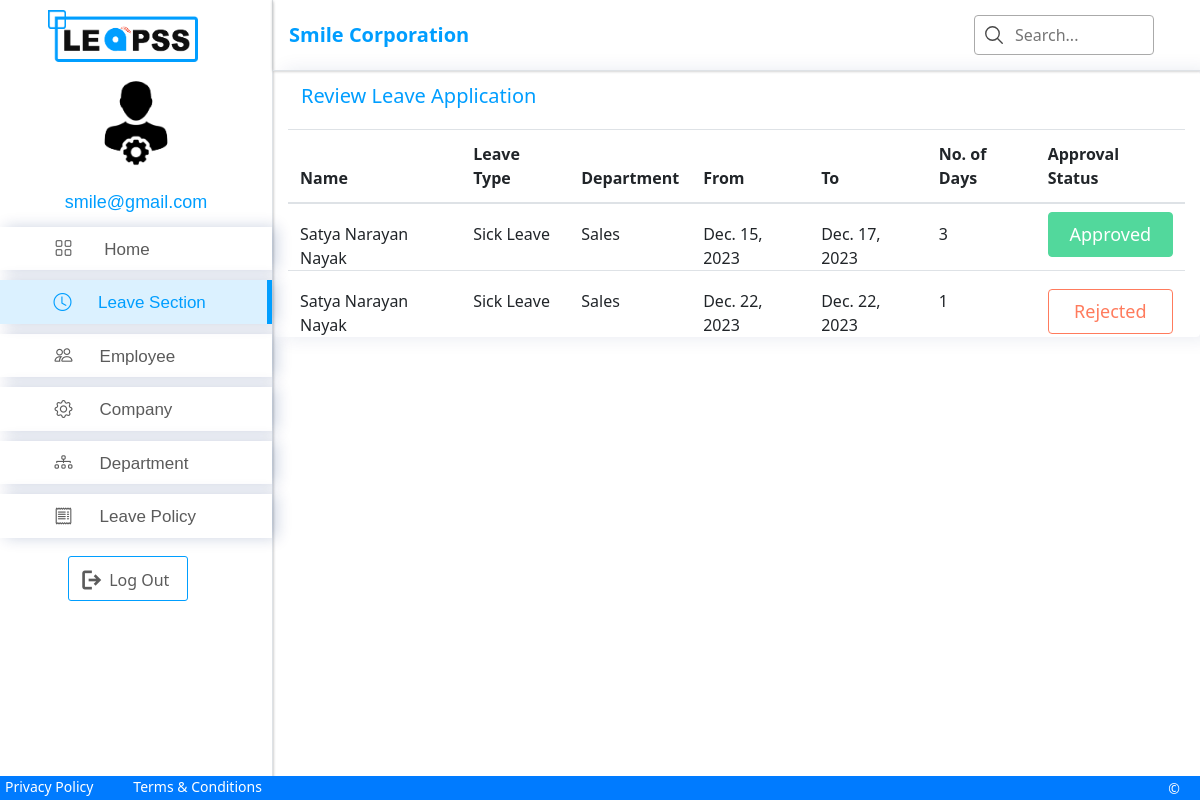
Screenshot of /leaveApplicationDetails (signed in) with the database file from the repository.
### app/models.py (models this page shows, shortened)
class Company(models.Model):
    name = models.CharField(max_length=500)
    email = models.EmailField(max_length=500,unique=True)
    website = models.CharField(max_length=500)
    telephone = models.CharField(max_length=500)
    telephone1 = models.CharField(max_length=500, blank=True, null=True)
    telephone2 = models.CharField(max_length=500, blank=True, null=True)
    address = models.CharField(max_length=500)
    pincode = models.CharField(max_length=500)
    city = models.CharField(max_length=500)
    state = models.CharField(max_length=500)
    country = models.CharField(max_length=500)
    username = models.CharField(max_length=500,unique=True,default='admin')
    password = models.CharField(max_length=500, default='12345678')
    setup_completed = models.BooleanField(default=True)
    creation_date = models.DateField(auto_now=True)

class LeaveApplication(models.Model):
    user = models.ForeignKey(User, on_delete=models.CASCADE)
    apply_on = models.DateField(auto_now=True)
    category = models.ForeignKey(Leave, on_delete=models.CASCADE)
    date_from = models.DateField()
    date_to = models.DateField()
    reason = models.CharField(max_length=250, blank=True)
    leave_count = models.IntegerField(null=True, blank=True)
    level0_reject = models.BooleanField(default=False)
    level0_approve = models.BooleanField(default=False)
    level0_comm =  models.CharField(max_length=100, blank=True)
    level1_reject = models.BooleanField(default=False)
    level1_approve = models.BooleanField(default=False)
    level1_comm =  models.CharField(max_length=100, blank=True)
    level2_reject = models.BooleanField(default=False)
    level2_approve = models.BooleanField(default=False)
    level2_comm =  models.CharField(max_length=100, blank=True)
    status_reject = models.BooleanField(default=False)
    status_approve = models.BooleanField(default=False)

class Employee(models.Model):
    user = models.OneToOneField(User, on_delete=models.CASCADE)
    com_id = models.ForeignKey(Company, on_delete=models.CASCADE)
    emp_id = models.CharField(max_length=200,unique=True)
    name = models.CharField(max_length=200)
    company_contact = models.CharField(max_length=100,null=True,blank=True)
    personal_contact = models.CharField(max_length=100)
    present_address = models.CharField(max_length=100,null=True,blank=True)
    permanent_address = models.CharField(max_length=100,null=True,blank=True)
    dob = models.DateField()
    doj = models.DateField()
    gender = models.CharField(max_length=20)
    email = models.EmailField(max_length=70,null=True,blank=True)
    office_email = models.EmailField(max_length=70)
    image = models.ImageField(upload_to='images/', default='user.png')
    status = models.BooleanField(default=True)
    designation = models.CharField(max_length=200)
    level = models.CharField(max_length=100)
    department = models.ForeignKey(Department, on_delete=models.CASCADE)
    reporting = models.ForeignKey("self", null=True, blank=True, on_delete=models.CASCADE)
    deactivate = models.CharField(max_length=5000, null=True, blank=True)
    activate = models.CharField(max_length=5000, null=True, blank=True)

class Leave(models.Model):
    com_id = models.ForeignKey(Company, on_delete=models.CASCADE, default=1)
    name = models.CharField(max_length=200)
    days = models.IntegerField()
    def __str__(self):
        return self.name

class Department(models.Model):
    com_id = models.ForeignKey(Company, on_delete=models.CASCADE)
    dep_code = models.CharField(max_length=50)
    department = models.CharField(max_length=100)
    def __str__(self):
        return self.department

### app/views.py (the view)
# urls.py: path('leaveApplicationDetails', leaveApplicationDetails, name='leaveApplicationDetails'),
@login_required(login_url='adminLogin')
@user_passes_test(lambda u: is_admin(u) or is_hr(u))
def leaveApplicationDetails(request):
    com = Company.objects.filter(username=request.user.username).first()
    if com is None:
        emp = Employee.objects.filter(email=request.user.username).first()
        com = Company.objects.filter(name=emp.com_id).first()
    emps = Employee.objects.filter(com_id=com)
    emp_emails = emps.values_list('email', flat=True)
    leave= LeaveApplication.objects.filter(level1_approve=True, user__username__in=emp_emails)
    context = {'leave':leave,'com':com}
    return render(request,'leaveApplicationDetails.html', context)

### app/views.py (called while the page is built)
def is_admin(user):
    return user.groups.filter(name='ADMIN').exists()

### app/templates/leaveApplicationDetails.html (shortened to what this page needs)
<!DOCTYPE html>
<html lang="en">
<head>
    {% load static %}
    <link href="{% static 'assets\css\admin.css' %}" rel="stylesheet">
    <link rel="stylesheet" href="{% static 'assets/css/approvalStatus.css'%}">
    <link rel="stylesheet" href="https://unpkg.com/aos@next/dist/aos.css" />
    <link rel="stylesheet" href="https://cdn.jsdelivr.net/npm/bootstrap@4.6.2/dist/css/bootstrap.min.css">
    <link href='https://unpkg.com/boxicons@2.1.4/css/boxicons.min.css' rel='stylesheet'>
    <link rel="stylesheet" href="https://use.fontawesome.com/releases/v5.0.10/css/all.css">
    <link rel="stylesheet" href="https://cdn.jsdelivr.net/npm/bootstrap-icons@1.10.2/font/bootstrap-icons.css">
</head>
<body id="body-pd">
    <div class="d-flex" id="wrapper">
        <div class="border-end bg-white border-right position-sticky header" id="sidebar-wrapper">
            <div class="justify-content-center">
                <div class="leapss"><img src="{% static 'assets/img/logo.png'%}" alt="">
                <button class="btn" id="sidebarClose">  </button></div>
            </div>
            <ul class="sidebar-nav " id="sidebar-nav">
                <li class="profile"data-bs-toggle="collapse">
                    <img src="{% static 'assets/img/user.png'%}" alt="" class="img-fluid rounded-circle">
                    <h6>{{user.username}}</h6>
                </li>
            </ul>
            <div class="list-group list-group-flush" style="list-style:none; margin-top: 3%;">
                <li ><a class="list-group-item " href="/adminDashboard"><i class="bi bi-grid" style="margin-left: 20%; font-size:18px;"></i><span></i> <span>Home</span></a></li>
                <li><a class="list-group-item active" href="/leaveApplicationDetails"> <i class="bi bi-clock" style="margin-left: 20%;font-size:18px; "></i><span></i><span>Leave Section</span></a></li>
                <li><a class="list-group-item " href="{% url 'activeEmployee' %}"><i class="bi bi-people" style="margin-left: 20%;font-size:18px;"></i><span></i><span>Employee</span></a></li>
                <li><a class="list-group-item " href="/companySetup"><i class="bi bi-gear"style="margin-left: 20%;font-size:18px;"></i><span></i><span>Company</span></a></li>
                <li><a class="list-group-item" href="{% url 'department' %}"><i class="bi bi-diagram-3"style="margin-left: 20%;font-size:18px;"></i><span></i><span>Department</span></a></li>
                <li><a class="list-group-item " href="/leavePolicySetting"><i class="bi bi-receipt"style="margin-left: 20%;font-size:18px;"></i><span></i><span>Leave Policy</span></a></li>
             </div>
             <div class="logout">
              <a class="nav-link"href="{% url 'logout' %}"><span class="material-symbols-outlined"style="padding:5%;font-weight: 600; position:relative;top:3px;">
                </span><span style="font-family: 'Segoe UI', sans-serif; position:relative;bottom:3px; ">Log Out</span></a>
            </div>
        </div>
        <div id="page-content-wrapper">
            <nav class="navbar navbar-expand-lg  align-items-center justify-content-between border-bottom">
                <div class="logo d-flex align-items-center">
                    <span style=width:200px;>{% if com is None %}Your Company Name{% else %}{{  com.name }}{% endif %}</span>
                </div>
                  <section class="container dashboard" style="box-shadow:none;">
                    <div class="col-md-4"style="padding-left:4%;">
                    <div class="input-group" style="float:inline-end ;margin-bottom: 4%;margin-top: 4%;" >
                    <div id="search-autocomplete" class="form-outline">
                        <form method="POST" autocomplete="off" id="search-form">
                            <div class="inputWithIcon">
                                <input id="search-input" class="search" type="search" placeholder="Search..." autofocus />
                                <ion-icon name="search-outline"></ion-icon>
                            </div>
                        </form>
                    </div>
                    </div>
                    </div>
                </section>
            </nav>
            <section class="section container bg-white rounded dashboard">
                <div class="row">
                    <div class="col-md-6"><h5 style="color: #009eff;padding: 3%;">Review Leave Application</h5></div>
                    <div class="col-md-2"></div>
                    </div>
                    <div class="table-responsive-md">
                        <table class="table"style=" overflow-x: hidden;">
                            <thead >
                              <tr>
                                <th scope="col">Name</th>
                                <th scope="col">Leave Type</th>
                                <th scope="col">Department</th>
                                <th scope="col">From</th>
                                <th scope="col">To</th>
                                <th scope="col">No. of Days</th>
                                <th scope="col">Approval Status</th>
                              </tr>
                            </thead>
                                <tbody style=" ">
                                    {% for l in leave %}
                                    <tr>
                                        <td>{{l.user.employee.name}}</td>
                                        <td>{{l.category}}</td>
                                        <td>{{l.user.employee.department}}</td>
                                        <td>{{l.date_from }}</td>
                                        <td>{{l.date_to }}</td>
                                        <td>{{l.leave_count }}</td>
                                        <td>
                                            {% if l.status_reject == False and l.status_approve == True %}
                                            <div class="approve" style="vertical-align: middle;">
                                              <a type="button" class="btn btn-primary btn-lg" href="{% url 'reviewEmployeeApplication' l.id %}">Approved</a>
                                            </div>
                                            {% elif l.status_reject == True and l.status_approve == False %}
                                            <div class="rejected" style="vertical-align: middle;">
                                              <a type="button" class="btn btn-primary btn-lg" href="{% url 'reviewEmployeeApplication' l.id %}">Rejected</a>
                                          </div>
                                            {% else %}
                                            <div class="review" style="vertical-align: middle;">
                                              <a type="button" class="btn btn-primary btn-lg " href="{% url 'reviewEmployeeApplication' l.id %}">Review</a>
                                          </div>
                                          {% endif %}
                                        </td>
                                    </tr>
                                {% empty %}
                                    <p class="empty"> No Leave Application</p>
                                {% endfor %}
                                </tbody>
                          </table>
                    </div>
            </section>
        </div>
    </div>
    <div class="d-flex justify-content-between privacy bg-primary">
        <div class="row">
            <a href="{% url 'privacyPolicy' %}">Privacy Policy</a>
            <a href="{% url 'termsAndConditions' %}">Terms & Conditions</a>
        </div>
        <div>
            <a href="{{ dic.com.website }}" target="_blank">&copy {{dic.com}}</a>
        </div>
      </div>
</body>
</html>

### app/static/assets/css/admin.css (style rules this page uses)
:root { --bs-body-bg: #fff; --main-color: #009eff; --bs-body-text-align: center; --border-color:#707070; }
*, *::before, *::after { box-sizing: border-box; font-family: 'Segoe UI', sans-serif; }
@media (prefers-reduced-motion: no-preference) { :root { scroll-behavior: smooth; } }
body { margin: 0; font-family: 'Segoe UI', sans-serif; font-size: var(--bs-body-font-size); font-weight: var(--bs-body-font-weight); line-height: var(--bs-body-line-height); -webkit-text-size-adjust: 100%; -webkit-tap-highlight-color: rgba(0, 0, 0, 0); border-color: var(--border-color); }
nav { box-shadow: 0px 0px 3px #b3b2b2; }
.input-group input { position: relative; height: 42px; }
.input-group { margin-left: 50px; }
.leapss { display: flex; justify-content: center; margin-top: 10px; }
.leapss img { padding: 0%; height: 52px; width: 150px; }
.logout { margin: 5% 25%; align-items: center; }
.logout a { padding: 2% 4% 2%; border: 1px solid; font-size: 16px; border-color: var(--main-color); border-radius: 3px; background-color: #fff; font-family: 'Seoge UI'; color: #5b5b5b; height: 45px; width: 120px; font-family: 'Segoe UI', sans-serif; }
.sidebar-nav { padding: 0; margin: 0; list-style: none; }
.navbar .logo span { text-decoration: none; font-size: 20px; width: 150%; font-weight: BOLD; color: #009eff; font-family: 'Segoe UI', sans-serif; }
.profile img { margin: 15px auto; display: block; height: 100px; width: 100px; object-fit: cover; }
#wrapper { overflow-x: hidden; }
#sidebar-wrapper { min-height: 100vh; margin-left: -17rem; box-shadow: 0 0 3px 0 rgba(0, 0, 0, 0.12), 0 2px 3px 0 rgba(0, 0, 0, 0.22); transition: margin 0.25s ease-out; }
#sidebar-wrapper h6 { font-size: 18px; color: #009eff; margin: 0; padding: 0; -moz-text-align-last: center; text-align-last: center; font-family: "Poppins", sans-serif; }
#sidebar-wrapper .list-group-item { text-decoration: none; padding: 8px 0px; border: none; box-shadow: 5px 0px 15px rgba(1, 41, 112, 0.2); }
#sidebar-wrapper .list-group-item span { margin-left: 5%; font-size: 17px; font-family: "Poppins", sans-serif; }
#sidebar-wrapper .list-group a { color: #5B5B5B; }
#sidebar-wrapper .list-group { margin-top: 10%; width: 17rem; font-size: 16px; border-color: var(--border-color); margin: 0; padding: 0; list-style: none; font-size: 16px; text-align: center; }
#sidebar-wrapper .list-group li { background-color: #FFF; text-align: left; border: none; padding: 5px 0px; }
#sidebar-wrapper .list-group .active { border: none; border-right: 5px solid #009eff; background-color: #DBF1FF; color: var(--main-color); }
#page-content-wrapper { min-width: 100vw; }
.dashboard .table tbody tr td { padding-top: 2%; padding-bottom: 0%; }
.dashboard .inputWithIcon { position: relative; display: flex; justify-content: flex-end; }
.dashboard .inputWithIcon input { border: 1px solid #aaa; border-radius: 4px; outline: none; padding: 10px; box-sizing: border-box; padding-left: 40px; height: 40px; }
.dashboard .inputWithIcon ion-icon { position: absolute; left: 25%; top: 2px; padding: 7px 9px; color: #474747; font-size: 22px; }
@media (min-width: 768px) { #sidebar-wrapper { margin-left: 0; } }
@media (min-width: 768px) { #page-content-wrapper { min-width: 0; width: 100%; } }
.privacy { position: fixed; bottom: 0px; width: 100%; }
.privacy a { color: white; margin: 0px 20px; font-size: 14px; }

### app/static/assets/css/approvalStatus.css (style rules this page uses)
.container { box-shadow:10px 0px 20px rgba(1, 41, 112, 0.1); ; }
.dashboard .inputWithIcon { position: relative; display: flex; justify-content: flex-end; }
.dashboard .inputWithIcon input { width: 100%; border: 1px solid #aaa; border-radius: 4px; outline: none; padding: 10px; box-sizing: border-box; padding-left: 40px; height: 40px; }
.dashboard .inputWithIcon ion-icon { position: absolute; left: 0%; top: 2px; padding: 7px 9px; color: #474747; font-size: 22px; }
.active { border-right: 5px solid #009eff; background-color: #DBF1FF; }
.approve a { border-color: #52D89C; border-radius: 4px; background-color: #52D89C; font-size: 18px; width: 100%; position: relative; bottom: 10px; }
.rejected a { border-color: #FF7B5D; border-radius: 4px; color: #FF7B5D; background-color: #ffffff; font-size: 18px; width: 100%; }

### rows the page displays
Company: name "Smile Corporation"
LeaveApplication: user.employee.name "Satya Narayan Nayak", category "Sick Leave", user.employee.department "Sales", date_from "Dec. 15, 2023", date_to "Dec. 17, 2023", leave_count "3", status_reject "Approved"
LeaveApplication: user.employee.name "Satya Narayan Nayak", category "Sick Leave", user.employee.department "Sales", date_from "Dec. 22, 2023", date_to "Dec. 22, 2023", leave_count "1", status_reject "Rejected"

### other values shown
{{ user.username }} "smile@gmail.com"
